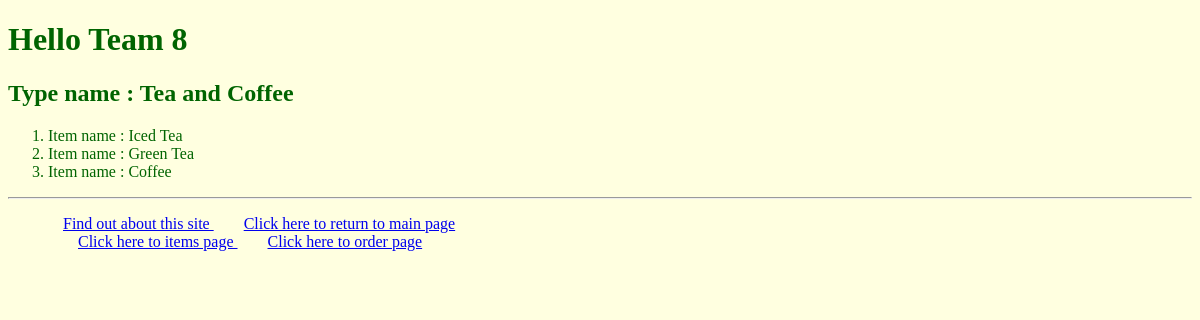
The app's page /myapp1/1 with its own data.
### myapp1/models.py (models this page shows, shortened)
class Type(models.Model):
    name = models.CharField(max_length=200)
    def __str__(self):
        return 'Type name : ' + self.name

class Item(models.Model):
    type = models.ForeignKey(Type, related_name='items',on_delete=models.CASCADE)
    name = models.CharField(max_length=200)
    price = models.DecimalField(max_digits=10,decimal_places=2)
    stock = models.PositiveIntegerField(default=100)
    available = models.BooleanField(default=True)
    description = models.CharField(max_length=200,default=True)
    interested = models.PositiveIntegerField(default=0)
    def __str__(self):
        return 'Item name : ' + self.name

### myapp1/views.py (the view)
# urls.py: path('myapp1/<int:type_no>', views.detail, name='detail'),
def detail(request,type_no):
    tp = get_object_or_404(Type, id=type_no)
    items = get_list_or_404(Item, type=type_no)
    return render(request, 'myapp1/details0.html', locals())

### templates/myapp1/details0.html (shortened to what this page needs)
{% extends 'myapp1/base.html' %}
{% block body_block %}
<body>
    {% if tp %}
        <h2>{{tp}}</h2>
        {% if items %}
        <ol>
            {% for item in items %}
                <li>{{item}}</li>
            {% endfor %}
        </ol>
        {% else %}
          <strong>No item present for this type</strong>
        {% endif %}
    {% else %}
        <strong>Type not present</strong>
    {% endif %}
</body>
{% endblock %}

### myapp1/static/myapp1/style.css (style rules this page uses)
.body { background-color: lightyellow; color: darkgreen; }

### records on screen
Type: name "Type name : Tea and Coffee"
Item: name "Item name : Iced Tea"
Item: name "Item name : Green Tea"
Item: name "Item name : Coffee"
